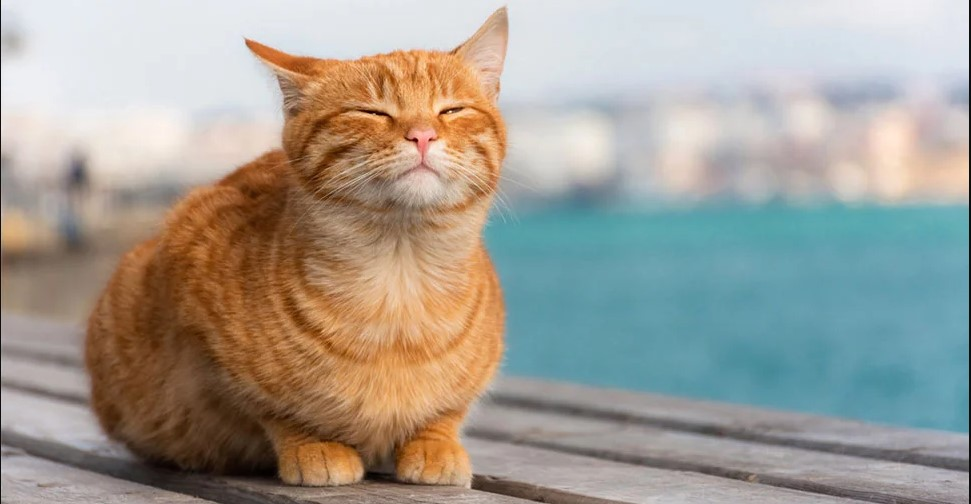
#> input picture gato.jpg, 971 x 504 px
$ python binary.py   (older library calls are emulated)
#> lines starting #> are read from the running program, lines starting #| are printed output that depends on the picture; after the words box and inside, x2 and y2 are one past the last pixel; in counts of white or black regions, pixels touching at a corner belong together
import numpy as np
import cv2
#import mahotas


imagem = cv2.imread('gato.jpg')
#> imagem is the input picture: shape (504, 971, 3); mean B, G, R 148.3, 157.8, 162.5
imagem = cv2.cvtColor(imagem, cv2.COLOR_BGR2GRAY)
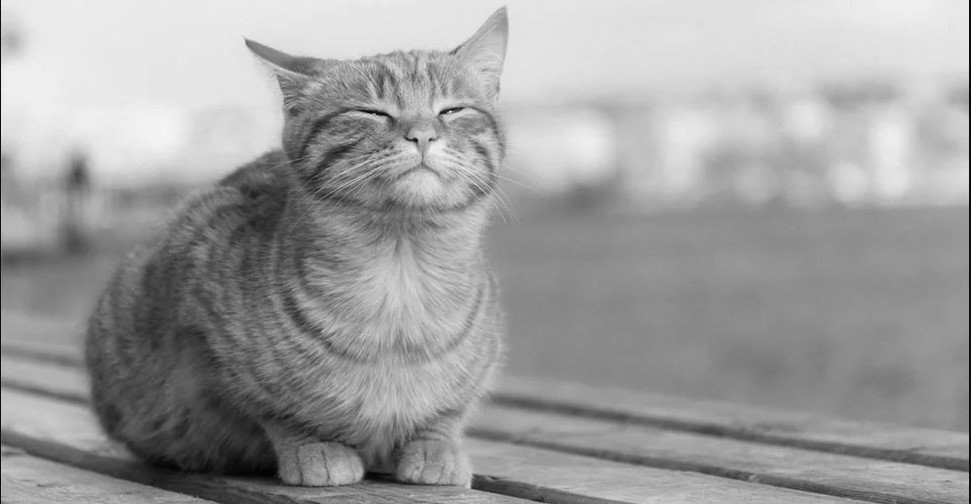
#> imagem: shape (504, 971); min 1, max 246, mean 158.2
imagemNova = imagem.copy()

#thresholder fixo
ret, bin = cv2.threshold(imagem, 160, 255, cv2.THRESH_BINARY)
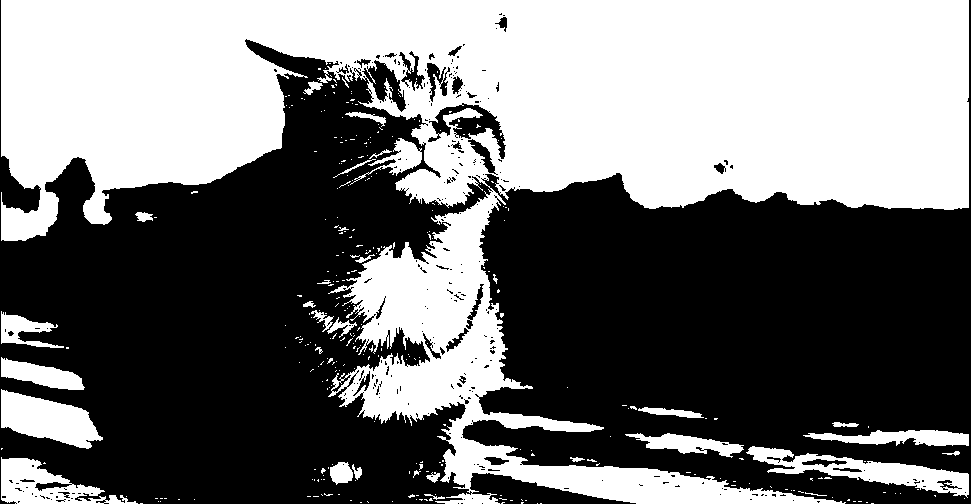
#> bin: shape (504, 971); 45.3% white; 311 white regions (279 under 20 px), largest, box (x1, y1, x2, y2) and area: (1, 0, 969, 504) 201776, (746, 446, 969, 498) 3820, (1, 389, 103, 449) 3573
cv2.imshow("Binarização de imagem por thresholder", bin)

#OTSU
#> (the run stopped early here; a loop or call above may not have finished)

$ run again, with pessoa_sorrindo.jpg copied over gato.jpg
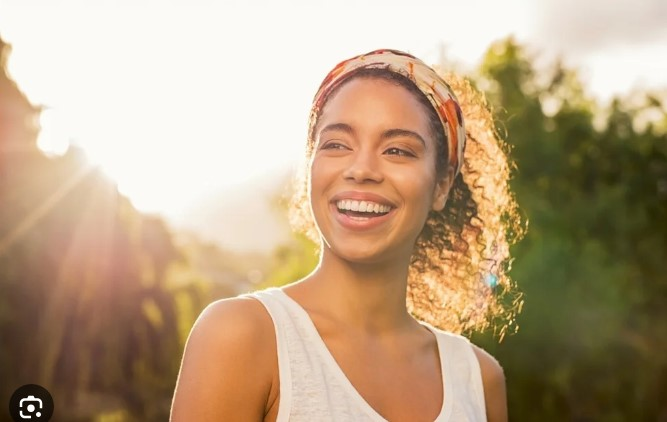
#> input picture pessoa_sorrindo.jpg, 667 x 422 px
#> imagem is the input picture: shape (422, 667, 3); mean B, G, R 132.3, 161.9, 185.8
#> `imagem = cv2.cvtColor(imagem, cv2.COLOR_BGR2GRAY)`:
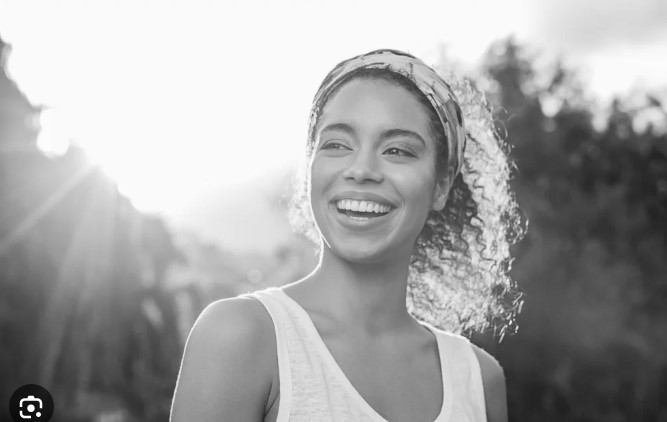
#> imagem: shape (422, 667); min 2, max 255, mean 165.7
#> `ret, bin = cv2.threshold(imagem, 160, 255, cv2.THRESH_BINARY)`:
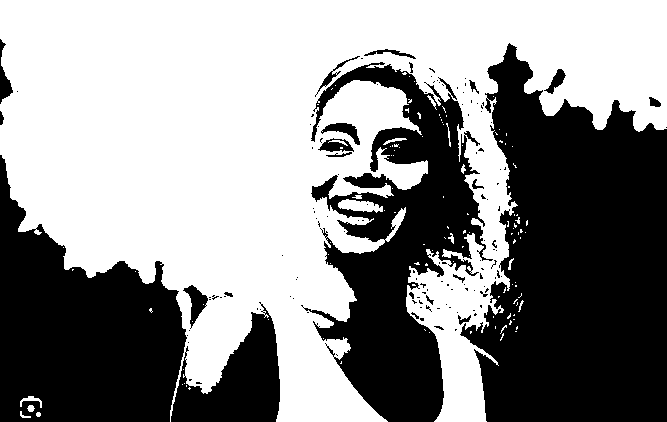
#> bin: shape (422, 667); 55.9% white; 130 black regions (107 under 20 px), largest, box (x1, y1, x2, y2) and area: (460, 43, 667, 422) 54860, (0, 155, 187, 422) 29915, (301, 62, 493, 422) 29848
